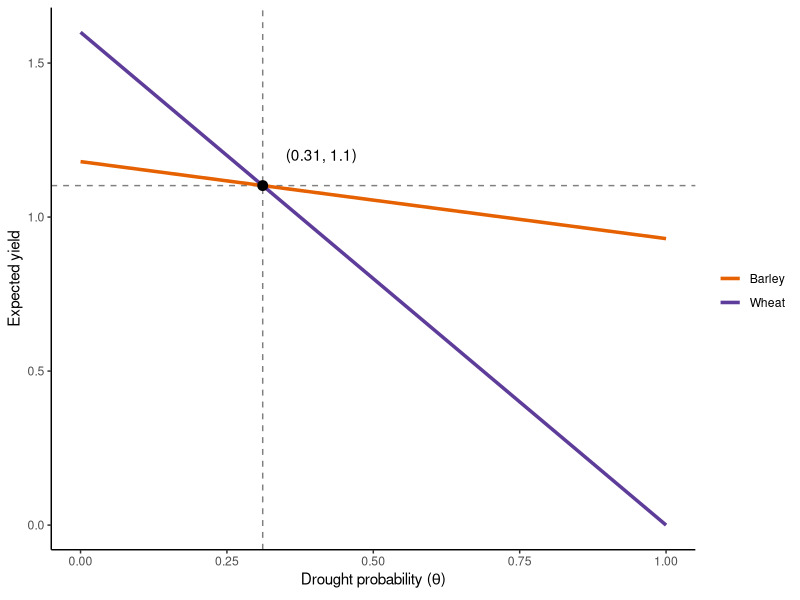

This chart was generated by the following R code: (Note: this script raises an error after producing the figure.)
## ---- chunk 1
knitr::opts_chunk$set(echo = FALSE, cache = TRUE)
library(raster)
library(ncdf4)
library(tidyverse)
library(patchwork)
## ---- chunk 2
wheat_dry <- 0
wheat_normal <- 1.6

barley_dry <- 0.93
barley_normal <- 1.18
## ---- chunk 3
expected_yield_wheat <- function(risk) {
  risk * wheat_dry + (1 - risk) * wheat_normal
}

expected_yield_barley <- function(risk) {
  risk * barley_dry + (1 - risk) * barley_normal
}

expected_yield <- function(risk) {
  expected_yield_wheat(risk) + expected_yield_barley(risk)
}

indiff <- tibble(risk = (barley_normal - wheat_normal) / (wheat_dry - wheat_normal - barley_dry + barley_normal),
                 yield = risk * wheat_dry + (1 - risk) * wheat_normal)
indiff_label <- paste0('(', round(indiff$risk, 2), ', ', round(indiff$yield, 2), ')')

tibble(risk = seq(0, 1, .1),
      Barley = expected_yield_barley(risk),
      Wheat = expected_yield_wheat(risk)) %>%
  gather(type, yield, Barley:Wheat) %>%
  ggplot(aes(risk, yield)) +
  geom_hline(yintercept = indiff$yield, linetype = 2, alpha = .5)+
  geom_vline(xintercept = indiff$risk, linetype = 2, alpha = .5) +
  geom_line(aes(color = type), size = 1.2) +
  geom_point(data = indiff, color = 'black', size = 3) +
  geom_text(data = indiff, label = indiff_label, nudge_x = 0.1, nudge_y = 0.1) +
  theme_classic() +
  #scale_color_manual(name = 'Crop', values = c('darkgoldenrod', 'lightgoldenrod')) +
  scale_color_manual(values = c('#e66101', '#5e3c99'), name = '') +
  labs(x = expression('Drought probability (' * theta * ')'), y = 'Expected yield')
## ---- chunk 4
konya <- matrix(c(32.5, 37.9), nrow = 1)
#konya <- matrix(c(33.5138, 36.2765), nrow = 1)
## ---- chunk 5
precc <- map(list.files('../Data/PRECC', full.names = TRUE)[-12],
             ~brick(.) %>%
               raster::extract(konya, df = TRUE) %>%
  select(-ID) %>%
  gather(time, precc)) %>%
  bind_rows()
precl <- map(list.files('../Data/PRECL', full.names = TRUE)[-12],
             ~brick(.) %>%
               raster::extract(konya, df = TRUE) %>%
  select(-ID) %>%
  gather(time, precl) ) %>%
  bind_rows()

sim_past <- left_join(precc, precl, by = 'time') %>%
  mutate(rainfall = (precc + precl) * 2.628e+9,
         year = rep(-10200:-5001, each = 12), # add hardcode dates instead of using ncdf time because of date shift with averaging period
         month = rep(1:12, times = 5200)) %>%
  select(-time, -precl, -precc) %>%
  mutate(water_year = if_else(month %in% 10:12, year + 1L, year)) %>% 
  filter(!(month %in% c(6:9))) %>%
  group_by(water_year) %>%
  add_tally() %>%
  filter(n == 8) %>%
  summarise(precip = sum(rainfall)) %>%
  mutate(drought = precip < 300)
## ---- chunk 6
sim_past %>%
  filter(between(water_year, -9500, -5500)) %>%
  mutate(time_step = ceiling(water_year / 50),
         year = time_step * 50) %>%
  group_by(year) %>%
  summarise(risk = sum(drought) / 50) %>%
  filter(year != min(year)) %>%
  ggplot(aes(year, risk, fill = risk, color = risk)) +
  geom_hline(yintercept = indiff$risk, color = 'black', linetype = 2, size = 1) +
  geom_col()  +
  scale_fill_distiller(palette = 'PuOr') +
  scale_color_distiller(palette = 'PuOr')+
  theme_minimal() +
  labs(x = 'Years BP', y = 'Drought risk')  + theme(legend.position = "none")
## ---- chunk 7
prior <- function(m, n) {
  domain <- seq(0,1,0.005)
  val <- dbeta(domain, n * m, n * (1 - m))
  tibble('x' = domain, 'y' = val)
}

tibble(Age = seq(5, 50, 5),
       risk = 0.5) %>%
  mutate(belief = map2(risk, Age, ~prior(.x, .y))) %>%
  unnest(cols = c(belief)) %>%
  ggplot(aes(x, y)) +
  geom_line(aes(group = Age, color = Age), size = 1.2, alpha = .8) +
  scale_color_distiller(palette = 'PuOr', guide = 'legend') +
  labs(x = expression('Drought probability (' * theta * ')'), y = 'Density') +
  theme_classic()
## ---- chunk 8
prior2 <- function(a, b) {
  domain <- seq(0,1,0.005)
  val <- dbeta(domain, a, b)
  tibble('x' = domain, 'y' = val)
}

tibble(alpha = c(15 * 0.2, 50 * 0.2, 15 * 0.2 + 25 * 0.4, 50 * 0.2 + 25 * 0.4),
       beta = c(15 * 0.8, 50 * 0.8, 15 * 0.8 + 25 * 0.6, 50 * 0.8 + 25 * 0.6),
       time = factor(c('prior', 'prior', 'posterior', 'posterior'), levels = c('prior', 'posterior')),
       age = factor(c('15-year-old agent', '50-year-old agent', '15-year-old agent', '50-year-old agent'), levels = c('15-year-old agent', '50-year-old agent'))) %>%
  mutate(belief = map2(alpha, beta, ~prior2(.x, .y))) %>%
  unnest(cols = c(belief)) %>%
  ggplot(aes(x, y)) +
  geom_line(aes(group = time, color = time), size = 1.2, alpha = .8) +
scale_color_manual(values = c('#5e3c99', '#e66101'), name = '') +
    facet_wrap(~age, strip.position = 'bottom') +
    theme_classic() +
  theme(strip.background = element_blank(),
        legend.position = c(.43, .5),
        strip.placement = "outside") +
  labs(x = expression('Drought probability (' * theta * ')'), y = 'Density')
## ---- chunk 9
agents <- tibble(id = 1:150, 
                 alpha = 1.5,
                 beta = 1.5,
                 risk = alpha / (alpha + beta),
                 #age = sample.int(80, size = 150, replace = TRUE),
                 crop = 'barley')
## ---- chunk 10
learn <- function(agents, drought) {
  if (drought == 'TRUE') wheat_yield <- wheat_dry; barley_yield <- barley_dry
  if (drought == 'FALSE') wheat_yield <- wheat_normal; barley_yield <- barley_normal

  agents %>%
    # farmer's turn to decide what to plant
      mutate(yield_exp = expected_yield(risk),
         barley_exp = expected_yield_barley(risk),
         wheat_exp = expected_yield_wheat(risk),
         expected_yield = barley_exp + wheat_exp,
         crop = case_when(barley_exp > wheat_exp ~ 'barley',
                              barley_exp < wheat_exp ~ 'wheat',
                              barley_exp == wheat_exp ~ 'either'),
         prediction = map2(alpha, beta, ~rbeta(100, .x, .y)), # sample 100 as if agent is thinking in percentages
         wheat_prop = map_dbl(prediction, ~sum(. < indiff$risk)) / 100) %>%
      select(-prediction) %>%
  # nature's turn to decide realized yields
    mutate(payoff = wheat_yield * wheat_prop + barley_yield * (1 - wheat_prop),
           alpha = drought + alpha,
           beta = beta + 1 - drought,
          # mu = alpha / (alpha + beta),
           risk = map2_dbl(alpha, beta, ~rbeta(1, .x, .y)))
}
## ---- chunk 11
make_droughts <- function() c(runif(25) < 0.2, runif(25) < 0.4, runif(25) < 0.2)

set.seed(11111)
droughts <- make_droughts()
## ---- chunk 12
run_sim <- function(droughts) {
  accumulate(droughts, ~learn(.x, .y), .init = agents) %>% 
    bind_rows(.id = 'time') %>%
    mutate(time = as.numeric(time)) %>%
    filter(time > 1)
}

sim1 <- run_sim(droughts)
## ---- chunk 13

a <- ggplot(sim1) +
  geom_rect(aes(xmin = 25, xmax = 50, ymin = -Inf, ymax = Inf), fill = 'lightgray', alpha = .1) +
  geom_point(aes(time, risk), alpha = .1) +
  geom_hline(yintercept = indiff$risk, color = 'red', linetype = 2) +
  theme_classic() +
  labs(x = 'years', y = 'Perceived drought risk')

b <- sim1 %>%
  group_by(time, crop) %>%
  tally() %>%
ggplot(aes(time, n, fill = crop)) +
  geom_bar(width = 1, stat = 'identity', position = 'fill') +
  #scale_fill_manual(values = c('darkgoldenrod', 'lightgoldenrod')) +
  #  scale_fill_manual(values = c('#e66101', '#5e3c99'), name = '') +
    scale_fill_manual(values = c('#f1a340', '#998ec3'), name = '') + 
  labs(x = 'Years', y = 'Wheat proportion') +
  theme_classic()

a / b
